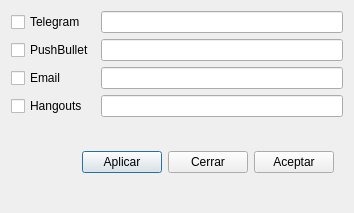
<?xml version="1.0" encoding="UTF-8"?>
<ui version="4.0">
 <class>Dialog</class>
 <widget class="QDialog" name="Dialog">
  <property name="geometry">
   <rect>
    <x>0</x>
    <y>0</y>
    <width>354</width>
    <height>213</height>
   </rect>
  </property>
  <property name="windowTitle">
   <string>Notificaciones</string>
  </property>
  <property name="windowIcon">
   <iconset resource="fatcow.qrc">
    <normaloff>:/Iconos/Icons/fatcow/Principal.png</normaloff>:/Iconos/Icons/fatcow/Principal.png</iconset>
  </property>
  <layout class="QGridLayout" name="gridLayout">
   <item row="0" column="0">
    <widget class="QCheckBox" name="checkBox_Telegram">
     <property name="text">
      <string>Telegram</string>
     </property>
    </widget>
   </item>
   <item row="0" column="1">
    <widget class="QLineEdit" name="lineEdit_Telegram"/>
   </item>
   <item row="1" column="0">
    <widget class="QCheckBox" name="checkBox_PushBullet">
     <property name="text">
      <string>PushBullet</string>
     </property>
    </widget>
   </item>
   <item row="1" column="1">
    <widget class="QLineEdit" name="lineEdit_PushBullet"/>
   </item>
   <item row="2" column="0">
    <widget class="QCheckBox" name="checkBox_Email">
     <property name="text">
      <string>Email</string>
     </property>
    </widget>
   </item>
   <item row="2" column="1">
    <widget class="QLineEdit" name="lineEdit_Email"/>
   </item>
   <item row="3" column="0">
    <widget class="QCheckBox" name="checkBox_Hangouts">
     <property name="text">
      <string>Hangouts</string>
     </property>
    </widget>
   </item>
   <item row="3" column="1">
    <widget class="QLineEdit" name="lineEdit_Hangouts"/>
   </item>
   <item row="4" column="0" colspan="2">
    <widget class="QWidget" name="WidgetBotones" native="true">
     <layout class="QHBoxLayout" name="LayoutBotones">
      <item>
       <widget class="QLabel" name="label_Info">
        <property name="text">
         <string/>
        </property>
       </widget>
      </item>
      <item>
       <spacer name="horizontalSpacer">
        <property name="orientation">
         <enum>Qt::Horizontal</enum>
        </property>
        <property name="sizeHint" stdset="0">
         <size>
          <width>40</width>
          <height>20</height>
         </size>
        </property>
       </spacer>
      </item>
      <item>
       <widget class="QPushButton" name="pushButtonAplicar">
        <property name="text">
         <string>Aplicar</string>
        </property>
        <property name="icon">
         <iconset resource="fatcow.qrc">
          <normaloff>:/Iconos/Icons/fatcow/accept_button.png</normaloff>:/Iconos/Icons/fatcow/accept_button.png</iconset>
        </property>
       </widget>
      </item>
      <item>
       <widget class="QPushButton" name="pushButtonCerrar">
        <property name="text">
         <string>Cerrar</string>
        </property>
        <property name="icon">
         <iconset resource="fatcow.qrc">
          <normaloff>:/Iconos/Icons/fatcow/cancel.png</normaloff>:/Iconos/Icons/fatcow/cancel.png</iconset>
        </property>
       </widget>
      </item>
      <item>
       <widget class="QPushButton" name="pushButtonAceptar">
        <property name="text">
         <string>Aceptar</string>
        </property>
        <property name="icon">
         <iconset resource="fatcow.qrc">
          <normaloff>:/Iconos/Icons/fatcow/file_save_as.png</normaloff>:/Iconos/Icons/fatcow/file_save_as.png</iconset>
        </property>
       </widget>
      </item>
     </layout>
    </widget>
   </item>
  </layout>
 </widget>
 <resources>
  <include location="fatcow.qrc"/>
 </resources>
 <connections/>
</ui>
